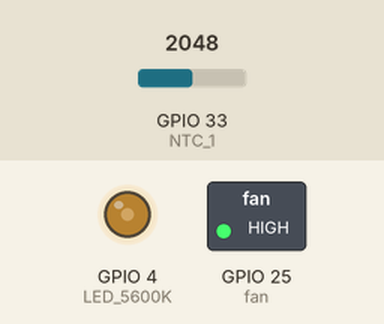
Recording of a sketch running on a simulated ESP32. Parts: switched loads named in the sketch (green lamp = pin HIGH), output pins drawn as LEDs (lit = HIGH). The test bench sets the inputs (shaded band); at power-on: GPIO 33 (NTC_1) = 2048. Pins used as bus, display or sensor lines are not drawn; what the sketch prints to the serial monitor is not drawn.

Above: at 1.2 s.
1.3 s: GPIO 33 (NTC_1) set to 53
2.8 s: GPIO 33 (NTC_1) set to 47
At 4.0 s:
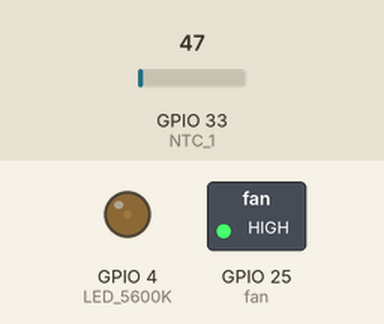
4.3 s: GPIO 33 (NTC_1) set to 491
At 5.3 s:
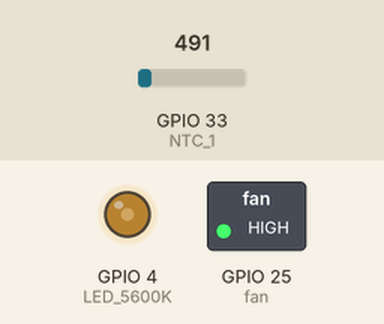
5.8 s: GPIO 33 (NTC_1) set to 10
At 6.4 s:
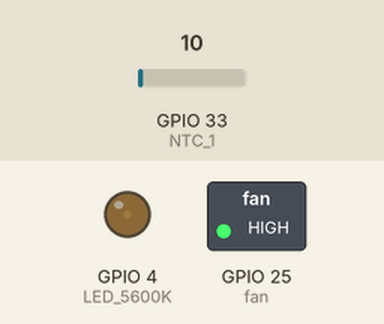
Timing chart, 0 to 8.3 s (numbered marks = the images above; inputs shaded):
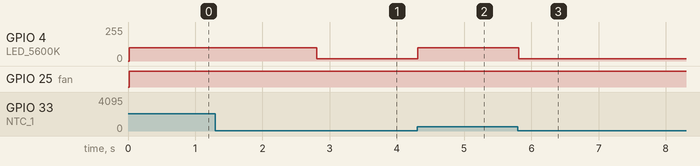

Measured:
- the behaviour switches between 50 and 49 on GPIO 33 (NTC_1) (found by bisection; images 0 and 1)
- after the input at 2.8 s, GPIO 4 (LED_5600K): 100/255 → 16/255 at once
- after the input at 4.3 s, GPIO 4 (LED_5600K): 16/255 → 100/255 at once
- after the input at 5.8 s, GPIO 4 (LED_5600K): 100/255 → 16/255 at once

The sketch:

esp32_Grow_light_control_18Hour_2min_pump.ino
```cpp
#include <OneWire.h>
#include <DallasTemperature.h>
#include <analogWrite.h>

// Data wire is plugged into pin 3 on the Arduino
#define ONE_WIRE_BUS 3

// Date and time functions using a DS1307 RTC connected via I2C and Wire lib
#include "RTClib.h"

int LED_5600K = 4;             // the PWM control pin for 5600K cold white LEDs
int mistMaker = 1;           // the pin for the mistMaker
int fan = 25;                  //fan pin
int H5V_DC_Pump = 5;           //water pump to pump water from reservoir
int NTC_1 = 33;
int temp_probe = 3;
int fans = 12;
int val = 0;
int NTCvalue = 0;
//int fanStatus = 5;            //the status of the highside driver driving the fan
int brightness_5600K = 100;    // how bright the LED is
int brightness_5600K_daylight = 100;


bool fanState;

long pumpState;
long onTime = 10000;   // milliseconds of on-time 120000  /pump stays on for 2 minutes
long offTime = 2000; // milliseconds of off-time 10 800 000 = 3 hours
unsigned long previousMillis;  //some global variables available anywhere in the program
unsigned long previousMillis2;
unsigned long currentMillis;
unsigned long currentMillis2;


// constants won't change :
const long onTimeMist = 12000;           // Time the mist maker shall be on
const long onTimeFan = 700;            // The time the fan stays on


// Setup a oneWire instance to communicate with any OneWire devices
// (not just Maxim/Dallas temperature ICs)
OneWire oneWire(ONE_WIRE_BUS);

// Pass our oneWire reference to Dallas Temperature.
DallasTemperature sensors(&oneWire);


void setup()
{
  pinMode(fan, OUTPUT);
  pinMode(NTC_1, INPUT);
  pinMode(H5V_DC_Pump, OUTPUT);
  pinMode(temp_probe, INPUT);

  pumpState = HIGH;


 while (!Serial); // for Leonardo/Micro/Zero
 Serial.begin(57600);

  Serial.println("Dallas Temperature IC Control Library Demo");

  // Start up the library
  sensors.begin();

digitalWrite(H5V_DC_Pump, pumpState);  // Update the actual Pump


}

void loop ()
{

 brightness();

  // check to see if it's time to change the state of the Pump
  unsigned long currentMillis = millis();

  if((pumpState == HIGH) && (currentMillis - previousMillis >= onTime))
  {
    pumpState = LOW;  // Turn it on
    previousMillis = currentMillis;  // Remember the time
    digitalWrite(H5V_DC_Pump, pumpState);  // Update the actual Pump
  }
  else if ((pumpState == LOW) && (currentMillis - previousMillis >= offTime))
  {
    pumpState = HIGH;  // turn it on
    previousMillis = currentMillis;   // Remember the time
    digitalWrite(H5V_DC_Pump, pumpState);    // Update the actual Pump
  }


  analogWrite(LED_5600K, brightness_5600K);

}
int brightness(){
  NTCvalue = analogRead(NTC_1);
  Serial.println(NTCvalue);
  int setTemp = 3300;
  if (NTCvalue > setTemp)
    {
      brightness_5600K = 15;
      return brightness_5600K;
      digitalWrite(fan, HIGH);
      Serial.println("Throttling down to 15");
    }
  else if ((NTCvalue < setTemp - 700) && (NTCvalue > 50))
    {
      brightness_5600K = brightness_5600K_daylight;
      digitalWrite(fan, HIGH);
      Serial.println("NTCvalue is less than 600");
    }
  else if (NTCvalue < 50)
    {
      Serial.println("connection with NTC is broken");
      brightness_5600K = 16;
    }


}
```
